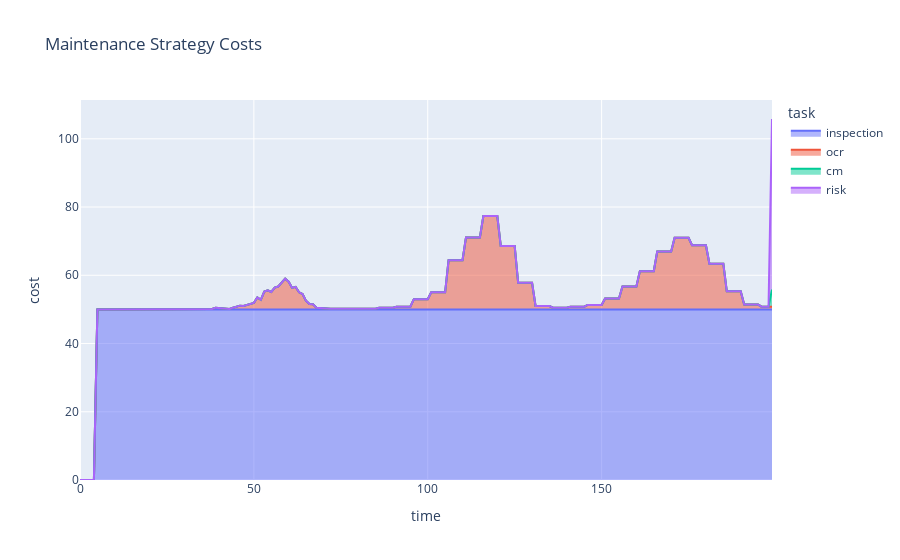

The notebook cell this image was saved under:
### Code cell
fm = FailureMode().set_default()

fm.conditions['wall_thickness'] = Condition(100, 0, 'linear', [-5])
fm.tasks['inspection'].p_effective = 1

fm.reset()

fm.mc_timeline(t_end=200, n_iterations=1000)

df = fm.expected_cost_df()

fig = px.area(df, x="time", y="cost", color="task", title='Maintenance Strategy Costs')
fig.show()

### Figure 1 — Plotly figure (JSON) as saved in the notebook; plotly's stock layout.template omitted (floating-point values rounded to 4 significant figures; data arrays with more than 128 entries replaced by an {"elided": "..."} marker saying what was removed)
{"data": [{"hovertemplate": "task=inspection<br>time=%{x}<br>cost=%{y}<extra></extra>", "legendgroup": "inspection", "line": {"color": "#636efa"}, "mode": "lines", "name": "inspection", "orientation": "v", "showlegend": true, "stackgroup": "1", "type": "scatter", "x": {"elided": "200 int values"}, "xaxis": "x", "y": {"elided": "200 int values"}, "yaxis": "y"}, {"hovertemplate": "task=ocr<br>time=%{x}<br>cost=%{y}<extra></extra>", "legendgroup": "ocr", "line": {"color": "#EF553B"}, "mode": "lines", "name": "ocr", "orientation": "v", "showlegend": true, "stackgroup": "1", "type": "scatter", "x": {"elided": "200 int values"}, "xaxis": "x", "y": {"elided": "200 float values"}, "yaxis": "y"}, {"hovertemplate": "task=cm<br>time=%{x}<br>cost=%{y}<extra></extra>", "legendgroup": "cm", "line": {"color": "#00cc96"}, "mode": "lines", "name": "cm", "orientation": "v", "showlegend": true, "stackgroup": "1", "type": "scatter", "x": {"elided": "200 int values"}, "xaxis": "x", "y": {"elided": "200 int values"}, "yaxis": "y"}, {"hovertemplate": "task=risk<br>time=%{x}<br>cost=%{y}<extra></extra>", "legendgroup": "risk", "line": {"color": "#ab63fa"}, "mode": "lines", "name": "risk", "orientation": "v", "showlegend": true, "stackgroup": "1", "type": "scatter", "x": {"elided": "200 int values"}, "xaxis": "x", "y": {"elided": "200 int values"}, "yaxis": "y"}], "layout": {"legend": {"title": {"text": "task"}, "tracegroupgap": 0}, "title": {"text": "Maintenance Strategy Costs"}, "xaxis": {"anchor": "y", "domain": [0, 1], "title": {"text": "time"}}, "yaxis": {"anchor": "x", "domain": [0, 1], "title": {"text": "cost"}}}}
